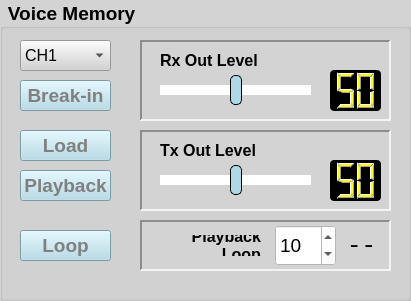
     <widget class="QGroupBox" name="VM_groupBox">
      <property name="geometry">
       <rect>
        <x>1090</x>
        <y>240</y>
        <width>411</width>
        <height>301</height>
       </rect>
      </property>
      <property name="font">
       <font>
        <pointsize>14</pointsize>
        <bold>true</bold>
       </font>
      </property>
      <property name="styleSheet">
       <string notr="true">QWidget{ background-color: lightgray;}</string>
      </property>
      <property name="title">
       <string> Voice Memory</string>
      </property>
      <widget class="QFrame" name="VM_frame_1">
       <property name="geometry">
        <rect>
         <x>140</x>
         <y>40</y>
         <width>251</width>
         <height>81</height>
        </rect>
       </property>
       <property name="frameShape">
        <enum>QFrame::Shape::Panel</enum>
       </property>
       <property name="frameShadow">
        <enum>QFrame::Shadow::Sunken</enum>
       </property>
       <property name="lineWidth">
        <number>2</number>
       </property>
       <widget class="QLabel" name="VM_label_1">
        <property name="geometry">
         <rect>
          <x>20</x>
          <y>10</y>
          <width>141</width>
          <height>21</height>
         </rect>
        </property>
        <property name="font">
         <font>
          <pointsize>12</pointsize>
          <bold>true</bold>
         </font>
        </property>
        <property name="text">
         <string>Rx Out Level</string>
        </property>
        <property name="alignment">
         <set>Qt::AlignmentFlag::AlignLeading|Qt::AlignmentFlag::AlignLeft|Qt::AlignmentFlag::AlignVCenter</set>
        </property>
        <property name="wordWrap">
         <bool>true</bool>
        </property>
       </widget>
       <widget class="QLCDNumber" name="VM_rx_out_lcdNumber">
        <property name="geometry">
         <rect>
          <x>190</x>
          <y>30</y>
          <width>51</width>
          <height>41</height>
         </rect>
        </property>
        <property name="styleSheet">
         <string notr="true">QWidget{ border: 2px black; background-color: black;border-radius: 4px;}
QLCDNumber {color: yellow;}</string>
        </property>
        <property name="digitCount">
         <number>2</number>
        </property>
        <property name="intValue" stdset="0">
         <number>50</number>
        </property>
       </widget>
       <widget class="QSlider" name="VM_rx_out_horizontalSlider">
        <property name="geometry">
         <rect>
          <x>20</x>
          <y>35</y>
          <width>151</width>
          <height>31</height>
         </rect>
        </property>
        <property name="styleSheet">
         <string notr="true">QSlider::groove:horizontal{background: lightgray; height: 10px; border-radius: 3px;}
QSlider::handle:horizontal{background: lightblue; border: 1px solid black; width: 10px; height: 30px; margin-top: -10px; margin-bottom: -10px; border-radius: 5px;}
QSlider::sub-page:horizontal{background: white;}
QSlider::add-page:horizontal{background: white;}
QSlider:disabled{color: darkgrey;}
QSlider:handle:disabled{background-color: darkgrey;  color: darkgrey;}</string>
        </property>
        <property name="value">
         <number>50</number>
        </property>
        <property name="orientation">
         <enum>Qt::Orientation::Horizontal</enum>
        </property>
       </widget>
      </widget>
      <widget class="QFrame" name="VM_frame_2">
       <property name="geometry">
        <rect>
         <x>140</x>
         <y>130</y>
         <width>251</width>
         <height>81</height>
        </rect>
       </property>
       <property name="frameShape">
        <enum>QFrame::Shape::Panel</enum>
       </property>
       <property name="frameShadow">
        <enum>QFrame::Shadow::Sunken</enum>
       </property>
       <property name="lineWidth">
        <number>2</number>
       </property>
       <widget class="QLabel" name="VM_label_2">
        <property name="geometry">
         <rect>
          <x>20</x>
          <y>10</y>
          <width>121</width>
          <height>21</height>
         </rect>
        </property>
        <property name="font">
         <font>
          <pointsize>12</pointsize>
          <bold>true</bold>
         </font>
        </property>
        <property name="text">
         <string>Tx Out Level</string>
        </property>
        <property name="alignment">
         <set>Qt::AlignmentFlag::AlignLeading|Qt::AlignmentFlag::AlignLeft|Qt::AlignmentFlag::AlignVCenter</set>
        </property>
        <property name="wordWrap">
         <bool>true</bool>
        </property>
       </widget>
       <widget class="QLCDNumber" name="VM_tx_out_lcdNumber">
        <property name="geometry">
         <rect>
          <x>190</x>
          <y>30</y>
          <width>51</width>
          <height>41</height>
         </rect>
        </property>
        <property name="styleSheet">
         <string notr="true">QWidget{ border: 2px black; background-color: black;border-radius: 4px;}
QLCDNumber {color: yellow;}</string>
        </property>
        <property name="digitCount">
         <number>2</number>
        </property>
        <property name="intValue" stdset="0">
         <number>50</number>
        </property>
       </widget>
       <widget class="QSlider" name="VM_tx_out_horizontalSlider">
        <property name="geometry">
         <rect>
          <x>20</x>
          <y>35</y>
          <width>151</width>
          <height>31</height>
         </rect>
        </property>
        <property name="styleSheet">
         <string notr="true">QSlider::groove:horizontal{background: lightgray; height: 10px; border-radius: 3px;}
QSlider::handle:horizontal{background: lightblue; border: 1px solid black; width: 10px; height: 30px; margin-top: -10px; margin-bottom: -10px; border-radius: 5px;}
QSlider::sub-page:horizontal{background: white;}
QSlider::add-page:horizontal{background: white;}
QSlider:disabled{color: darkgrey;}
QSlider:handle:disabled{background-color: darkgrey;  color: darkgrey;}</string>
        </property>
        <property name="minimum">
         <number>0</number>
        </property>
        <property name="maximum">
         <number>99</number>
        </property>
        <property name="singleStep">
         <number>1</number>
        </property>
        <property name="pageStep">
         <number>10</number>
        </property>
        <property name="value">
         <number>50</number>
        </property>
        <property name="orientation">
         <enum>Qt::Orientation::Horizontal</enum>
        </property>
       </widget>
      </widget>
      <widget class="QPushButton" name="VM_load_pushButton">
       <property name="geometry">
        <rect>
         <x>20</x>
         <y>130</y>
         <width>91</width>
         <height>31</height>
        </rect>
       </property>
       <property name="font">
        <font>
         <pointsize>14</pointsize>
         <bold>true</bold>
        </font>
       </property>
       <property name="styleSheet">
        <string notr="true">QPushButton{ background-color: lightblue; color: grey}
QPushButton::checked{ background-color: red; color: black}</string>
       </property>
       <property name="text">
        <string>Load</string>
       </property>
       <property name="checkable">
        <bool>true</bool>
       </property>
       <property name="checked">
        <bool>false</bool>
       </property>
      </widget>
      <widget class="QComboBox" name="VM_channel_comboBox">
       <property name="geometry">
        <rect>
         <x>20</x>
         <y>40</y>
         <width>91</width>
         <height>31</height>
        </rect>
       </property>
       <property name="styleSheet">
        <string notr="true">QComboBox{ font-family: &quot;Arial&quot;; font-size: 16px;}</string>
       </property>
       <item>
        <property name="text">
         <string>CH1</string>
        </property>
       </item>
       <item>
        <property name="text">
         <string>CH2</string>
        </property>
       </item>
       <item>
        <property name="text">
         <string>CH3</string>
        </property>
       </item>
       <item>
        <property name="text">
         <string>CH4</string>
        </property>
       </item>
       <item>
        <property name="text">
         <string>CH5</string>
        </property>
       </item>
      </widget>
      <widget class="QPushButton" name="VM_playback_pushButton">
       <property name="geometry">
        <rect>
         <x>20</x>
         <y>170</y>
         <width>91</width>
         <height>31</height>
        </rect>
       </property>
       <property name="font">
        <font>
         <pointsize>14</pointsize>
         <bold>true</bold>
        </font>
       </property>
       <property name="styleSheet">
        <string notr="true">QPushButton{ background-color: lightblue; color: grey}
QPushButton::pressed{ background-color: red; color: black}</string>
       </property>
       <property name="text">
        <string>Playback</string>
       </property>
       <property name="checkable">
        <bool>true</bool>
       </property>
       <property name="checked">
        <bool>false</bool>
       </property>
       <property name="autoRepeat">
        <bool>false</bool>
       </property>
       <property name="autoRepeatInterval">
        <number>100</number>
       </property>
      </widget>
      <widget class="QPushButton" name="VM_breakin_pushButton">
       <property name="geometry">
        <rect>
         <x>20</x>
         <y>80</y>
         <width>91</width>
         <height>31</height>
        </rect>
       </property>
       <property name="font">
        <font>
         <pointsize>14</pointsize>
         <bold>true</bold>
        </font>
       </property>
       <property name="styleSheet">
        <string notr="true">QPushButton{ background-color: lightblue; color: grey}
QPushButton::checked{ background-color: red; color: black}</string>
       </property>
       <property name="text">
        <string>Break-in</string>
       </property>
       <property name="checkable">
        <bool>true</bool>
       </property>
       <property name="checked">
        <bool>false</bool>
       </property>
      </widget>
      <widget class="QFrame" name="VM_frame_3">
       <property name="geometry">
        <rect>
         <x>140</x>
         <y>220</y>
         <width>251</width>
         <height>51</height>
        </rect>
       </property>
       <property name="frameShape">
        <enum>QFrame::Shape::Panel</enum>
       </property>
       <property name="frameShadow">
        <enum>QFrame::Shadow::Sunken</enum>
       </property>
       <property name="lineWidth">
        <number>2</number>
       </property>
       <widget class="QSpinBox" name="VM_delay_spinBox">
        <property name="geometry">
         <rect>
          <x>135</x>
          <y>5</y>
          <width>61</width>
          <height>41</height>
         </rect>
        </property>
        <property name="font">
         <font>
          <pointsize>14</pointsize>
         </font>
        </property>
        <property name="styleSheet">
         <string notr="true">QSpinBox{ background-color: white;}
#QSpinBox::up-button{ background-color: lightgreen;  min-width: 20px; min-height: 15px;}
#QSpinBox::up-button:hover{ background-color: red;}
#QSpinBox::down-button{ background-color: lightgreen; min-width: 20px; min-height: 15px;}
#QSpinBox::down-button:hover{ background-color: red;}
#QSpinBox::up-arrow{ border-left: 5px solid none; border-right: 5px solid none; border-bottom: 5px solid black; width: 0px; height: 0px;}
#QSpinBox::down-arrow{ border-left: 5px solid none; border-right: 5px solid none; border-top: 5px solid black; width: 0px; height: 0px;}</string>
        </property>
        <property name="buttonSymbols">
         <enum>QAbstractSpinBox::ButtonSymbols::UpDownArrows</enum>
        </property>
        <property name="accelerated">
         <bool>true</bool>
        </property>
        <property name="minimum">
         <number>5</number>
        </property>
        <property name="maximum">
         <number>30</number>
        </property>
        <property name="value">
         <number>10</number>
        </property>
       </widget>
       <widget class="QLabel" name="VM_delay_label">
        <property name="geometry">
         <rect>
          <x>205</x>
          <y>15</y>
          <width>31</width>
          <height>21</height>
         </rect>
        </property>
        <property name="font">
         <font>
          <family>Liberation Mono</family>
          <pointsize>18</pointsize>
          <bold>false</bold>
         </font>
        </property>
        <property name="text">
         <string>--</string>
        </property>
        <property name="alignment">
         <set>Qt::AlignmentFlag::AlignRight|Qt::AlignmentFlag::AlignTrailing|Qt::AlignmentFlag::AlignVCenter</set>
        </property>
        <property name="wordWrap">
         <bool>true</bool>
        </property>
       </widget>
       <widget class="QLabel" name="VM_label_3">
        <property name="geometry">
         <rect>
          <x>10</x>
          <y>15</y>
          <width>111</width>
          <height>21</height>
         </rect>
        </property>
        <property name="font">
         <font>
          <pointsize>12</pointsize>
          <bold>true</bold>
         </font>
        </property>
        <property name="text">
         <string>Playback Loop</string>
        </property>
        <property name="alignment">
         <set>Qt::AlignmentFlag::AlignRight|Qt::AlignmentFlag::AlignTrailing|Qt::AlignmentFlag::AlignVCenter</set>
        </property>
        <property name="wordWrap">
         <bool>true</bool>
        </property>
       </widget>
      </widget>
      <widget class="QPushButton" name="VM_loop_pushButton">
       <property name="geometry">
        <rect>
         <x>20</x>
         <y>230</y>
         <width>91</width>
         <height>31</height>
        </rect>
       </property>
       <property name="font">
        <font>
         <pointsize>14</pointsize>
         <bold>true</bold>
        </font>
       </property>
       <property name="styleSheet">
        <string notr="true">QPushButton{ background-color: lightblue; color: grey}
QPushButton::checked{ background-color: red; color: black}</string>
       </property>
       <property name="text">
        <string>Loop</string>
       </property>
       <property name="checkable">
        <bool>true</bool>
       </property>
       <property name="checked">
        <bool>false</bool>
       </property>
       <property name="autoRepeat">
        <bool>false</bool>
       </property>
       <property name="autoRepeatInterval">
        <number>100</number>
       </property>
      </widget>
     </widget>
